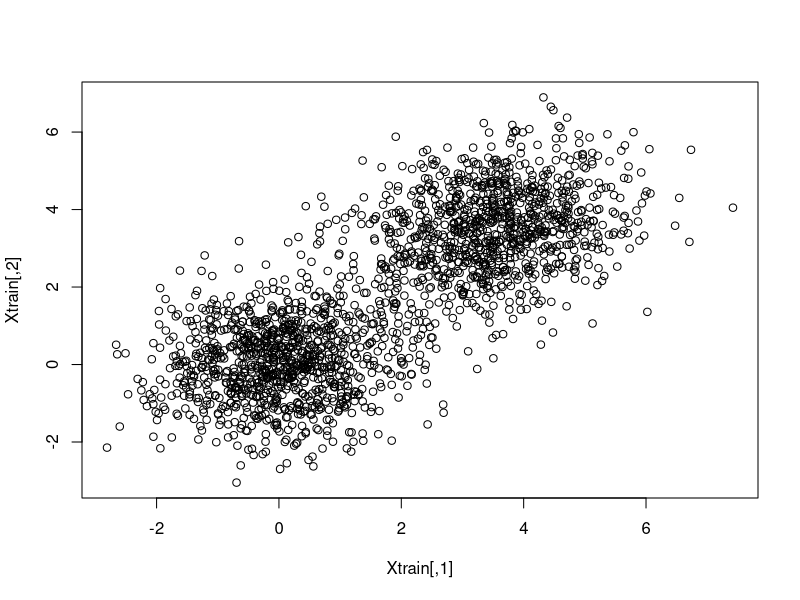
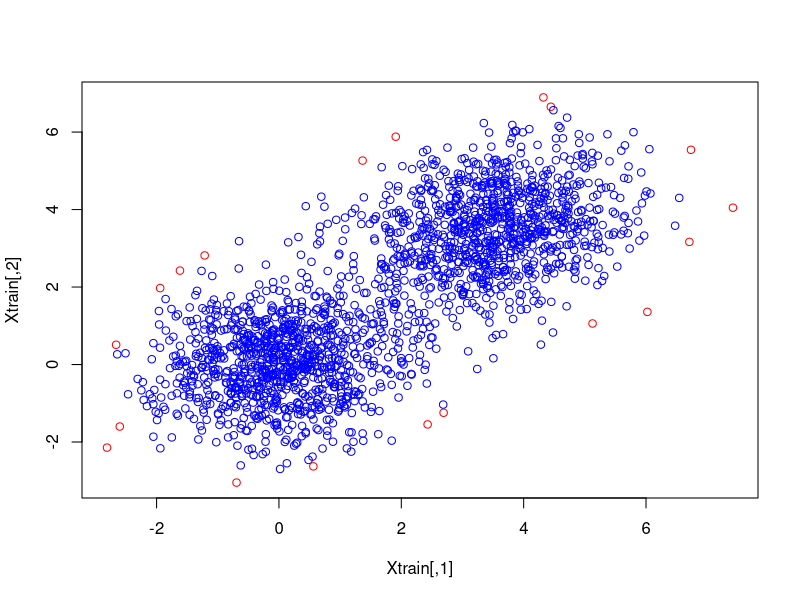
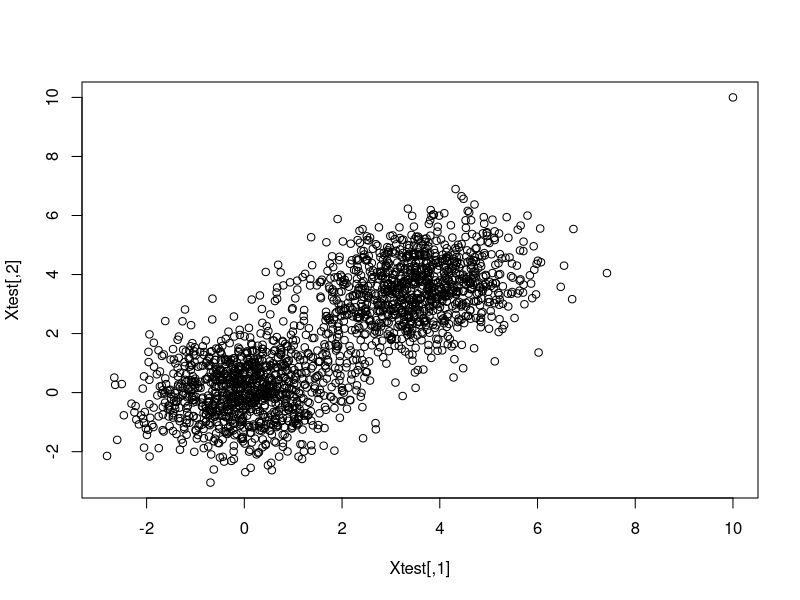
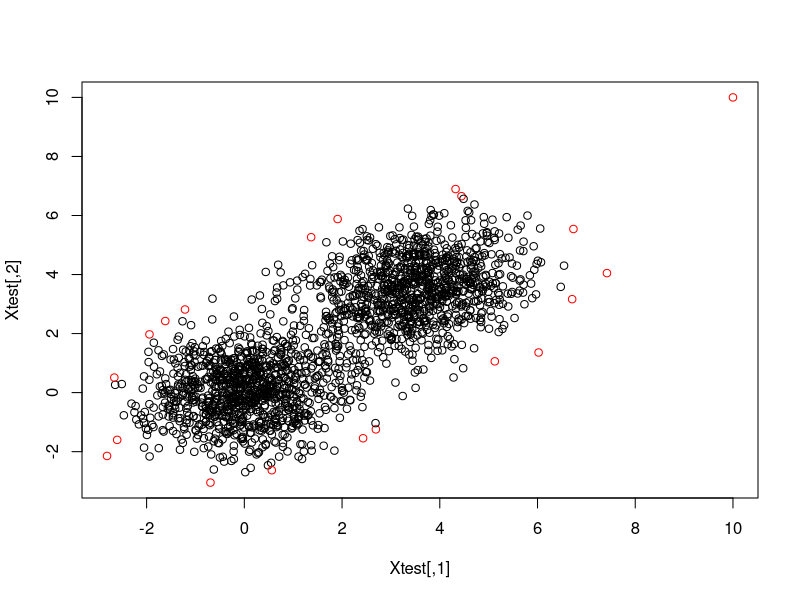
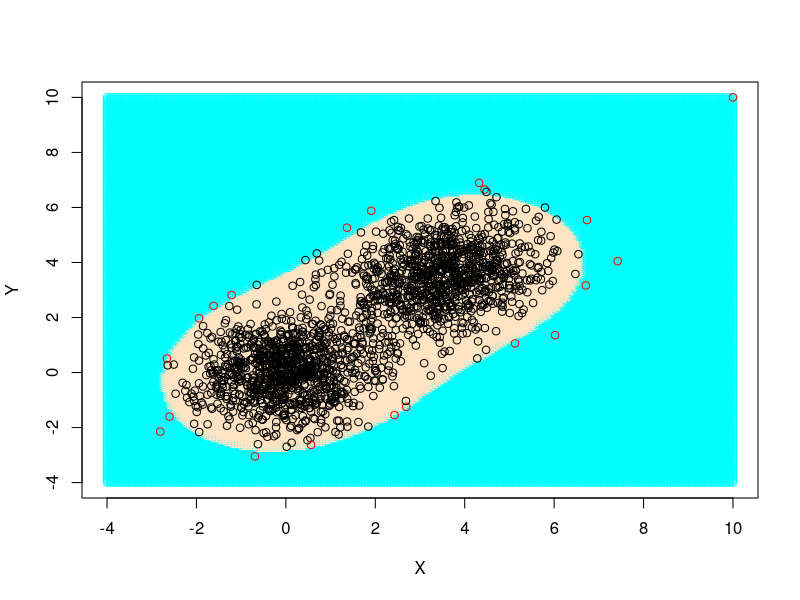
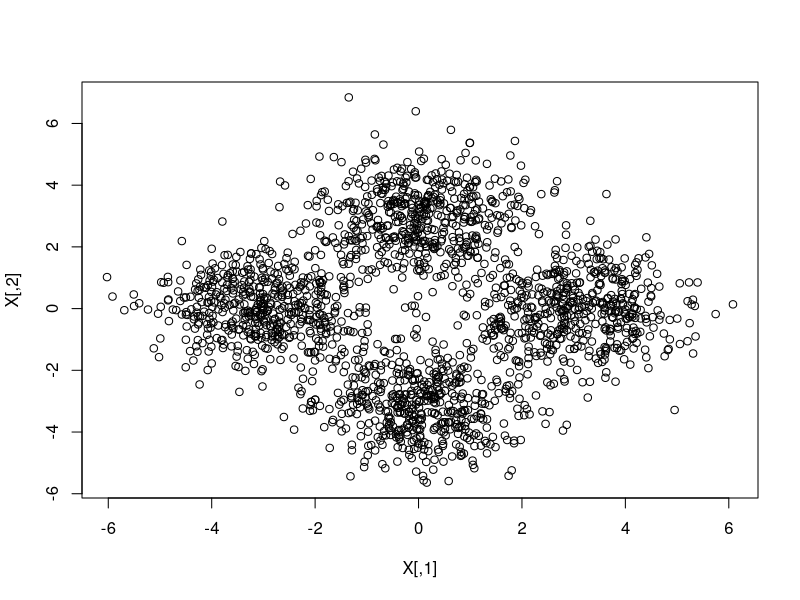
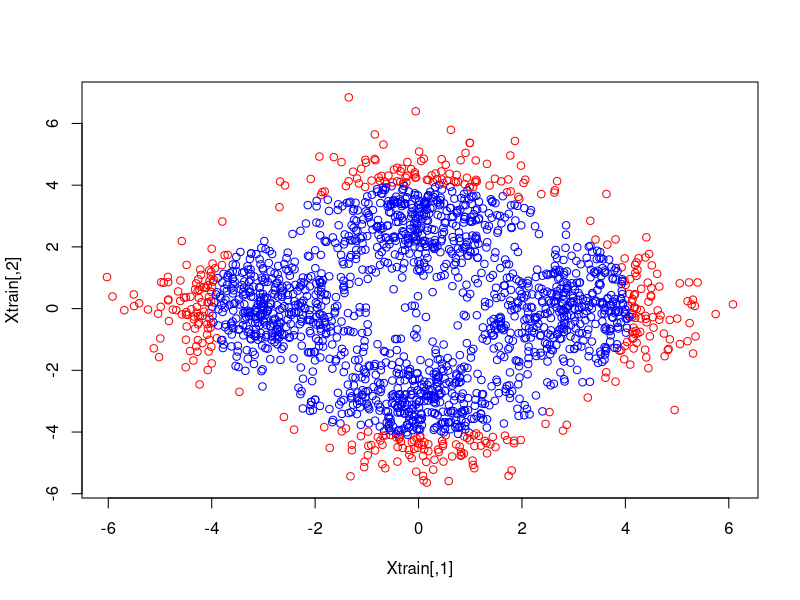
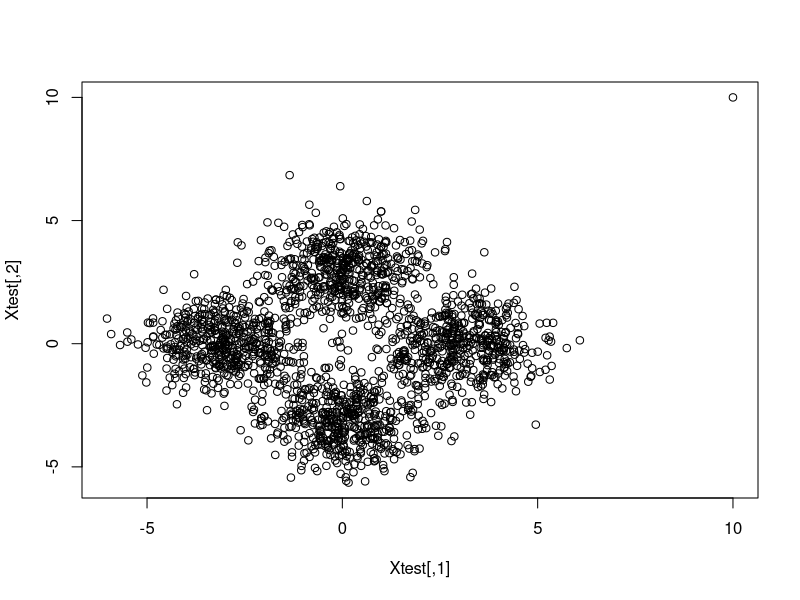

R code for these plots, in order:
##########################################################
# The package "kernlab"
##########################################################
##########################################################
# To install the package "kernlab" execute:
# En R cliquer: "Packages" ->  Installer le(s) package(s) -> [...France (Lyon2)...] -> kernlab
# 
library("kernlab")  # connect library

##############################################################################################
##############################################################################################
##############################################################################################

######################################################################################
# Un exemple pour la detection des valeurs abberantes (novelty detection):
# On utilise ksvm avec les param?tres suivants 
# type="one-svc"
# kernel= "rbfdot" (noyau Gaussien)  et  kpar=list(sigma=0.2)  (il est possible  kpar="automatic")
#
set.seed(123)  

# Generate two dimensional data
n1=1000
mu1=c(0,0)
XX1 = mu1 + cbind(rnorm(n1),rnorm(n1))

n2=1000
mu2=c(3,4)
XX2 = mu2 + cbind(rnorm(n2),rnorm(n2))

Xtrain=rbind(XX1,XX2)
nn=n1+n2
Ytrain=rep(1,nn)

# visualise
plot(Xtrain)

#plot(Xtrain,xlim=c(-4,8),ylim=c(-20,20))


trainsvm = ksvm(Xtrain,Ytrain, kernel= "rbfdot", kpar=list(sigma=0.2), type="one-svc", cross=5 ,nu=0.01)

trainsvm


#trainsvm = ksvm(Xtrain,Ytrain, kernel= "rbfdot", type="one-svc", cross=5 )
#trainsvm

#alpha(trainsvm)
#alphaindex(trainsvm)
#nSV(trainsvm)
#coef(trainsvm)
#b(trainsvm)
error(trainsvm)
cross(trainsvm)
#prob.model(trainsvm)


Ytrain = predict(trainsvm,newdata=Xtrain)

#predict(trainsvm)

plot(Xtrain,col=c("red", "blue")[1+Ytrain])

Xtest=rbind(Xtrain,c(10,10))
plot(Xtest)

Ytest=predict(trainsvm,Xtest,type="response")
plot(Xtest,col=c("red", "black")[1+Ytest])


# predire une grille des valeurs

rezolution=200
GRID=expand.grid(X=seq(-4,10,length=rezolution), Y=seq(-4,10,length=rezolution));
#plot(GRID,type="p")

par(mfrow=c(1,1))
YGRID=predict(trainsvm,newdata=GRID,type="response")

plot(GRID,col=c("cyan", "bisque1")[1+YGRID])
points(Xtest,col=c("red", "black")[1+Ytest])



##############################################################################
# Exercice: Determiner le support pour les observations suivantes ################################################################################

n=500
a=b=3
sd=0.999
X=NULL
Y=NULL
M=1


X1=rbind(X,cbind(rnorm(n,sd=sd)+a, rnorm(n,sd=sd)+0))
X2=rbind(X,cbind(rnorm(n,sd=sd)-a, rnorm(n,sd=sd)+0))

X3=rbind(X,cbind(rnorm(n,sd=sd)+0, rnorm(n,sd=sd)+b))
X4=rbind(X,cbind(rnorm(n,sd=sd)+0, rnorm(n,sd=sd)-b))

X=rbind(X1,X2,X3,X4)
Y=as.factor(c(rep(1, 2*n),rep(-1, 2*n)  ))
Y=as.factor(rep(1, 4*n))

#plot(X,col=c("red","blue")[as.numeric(Y)])
plot(X)

Xtrain=rbind(X1,X2,X3,X4)

trainsvm = ksvm(Xtrain,Y, kernel= "rbfdot", kpar=list(sigma=1/10), type="one-svc", 
                cross=5 ,nu=0.2);trainsvm
#jour sur kpar et nu
error(trainsvm)
cross(trainsvm)

Ytrain = predict(trainsvm,newdata=Xtrain)
plot(Xtrain,col=c("red", "blue")[1+Ytrain])

Xtest=rbind(Xtrain,c(10,10))
plot(Xtest)

Ytest=predict(trainsvm,Xtest,type="response")
plot(Xtest,col=c("red", "blue")[1+Ytest])

# predire une grille des valeurs

rezolution=200
GRID=expand.grid(X=seq(-10,10,length=rezolution),Y=seq(-10,10,length=rezolution))

par(mfrow=c(1,1))
YGRID=predict(trainsvm,newdata=GRID,type="response")

plot(GRID,col=c("cyan", "bisque1")[1+YGRID])
points(Xtest,col=c("red", "blue")[1+Ytest],pch = 4)
